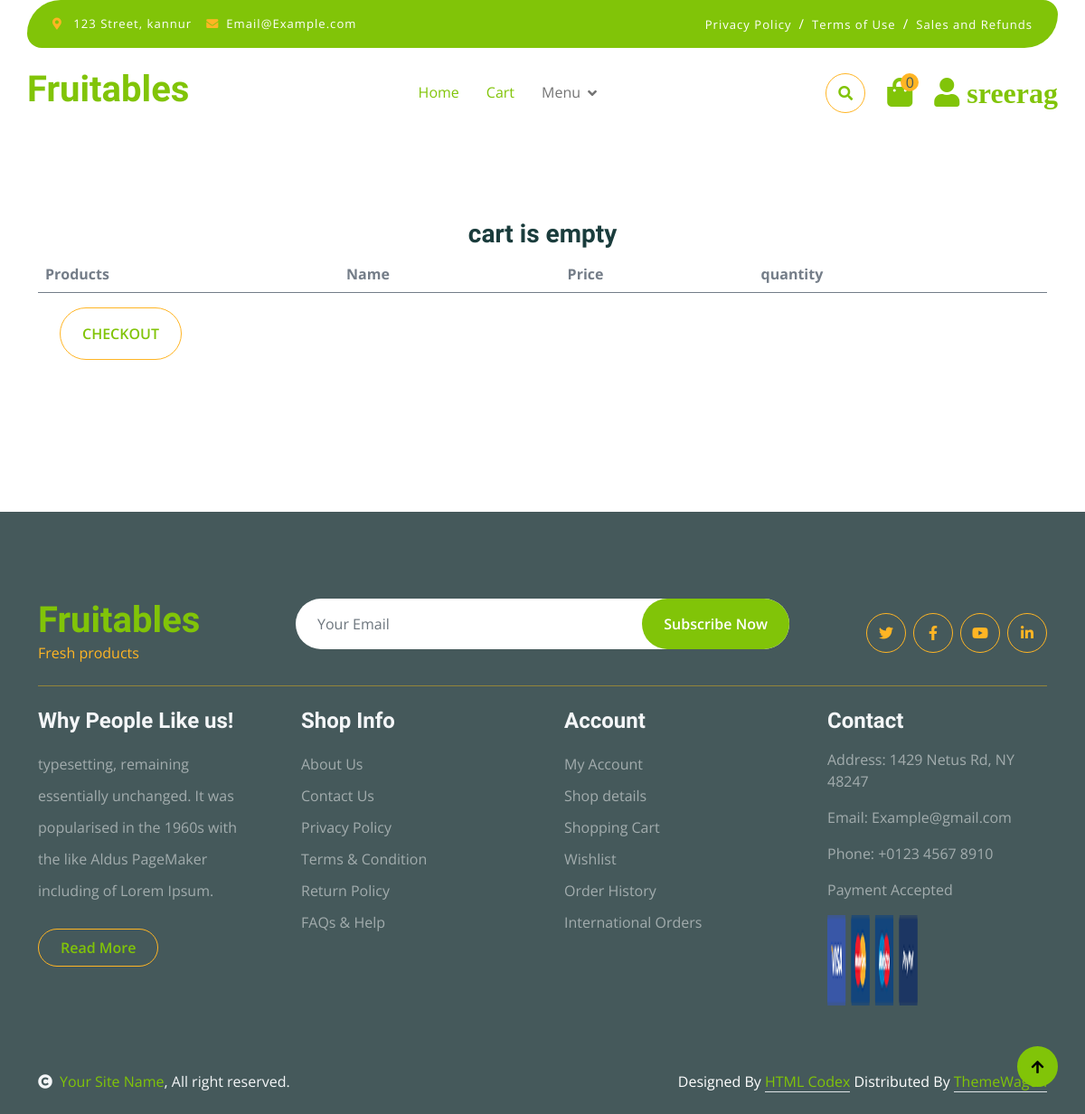
The page /cart/ (signed in) on the database as committed earlier.
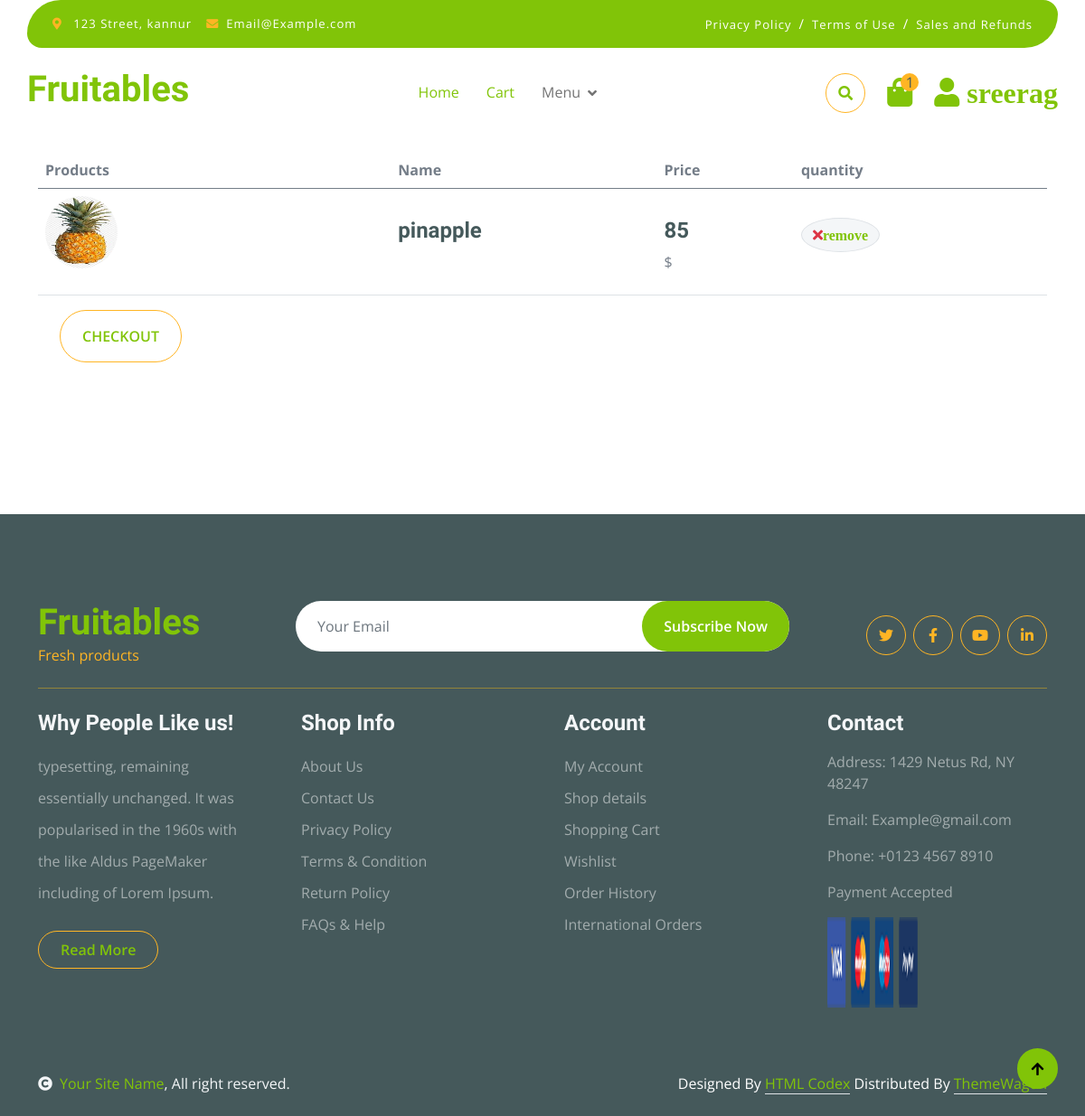
The same page on the database as committed later.
### cart/models.py (models this page shows, shortened)
class Cart(models.Model):
    product = models.ForeignKey(
        Product, on_delete=models.CASCADE, blank=True, null=True)
    user = models.ForeignKey(
        User, on_delete=models.CASCADE, blank=True, null=True)
    qty = models.IntegerField(default=1)
    total = models.IntegerField(blank=True, null=True)
    order_complted=models.BooleanField(default=False)

### app/models.py (models this page shows)
class Product(models.Model):
    name = models.CharField(max_length=50, blank=True, null=True)
    desc = models.TextField(blank=True, null=True)
    price = models.IntegerField(blank=True, null=True)
    image = models.ImageField(
        upload_to='images', default='image not available')
    thumbnails = models.ImageField(upload_to='thumbnail', blank=True)
    categ = models.ForeignKey(
        'category', on_delete=models.CASCADE, blank=True, null=True)
    created = models.DateTimeField(auto_now=True)
    def __str__(self):
        return self.name
    class Meta:
        ordering = ['-created']

### cart/views.py (the view)
# urls.py: path('',cart,name='cart'),
@login_required(login_url='login')
def cart(request, *args, **kwargs):
    cart = Cart.objects.filter(user=request.user).filter(order_complted=False)
    cart_count = cart.count()
    if cart_count == 0:
        messages.info(request, "cart is empty")
    cart_total = 0
    for i in cart:
        cart_total = cart_total+i.total
    context = {'cart': cart, 'cart_count': cart_count,
               'cart_total': cart_total}
    return render(request, 'cart.html', context)

### templates/cart.html (shortened to what this page needs)
   {% extends 'index.html' %}
   {% block cart %}
     <br>
     <br>
     <br>
   <div class="container-fluid py-5 ">
    <div class="container py-5">
        <form action="{% url 'checkout' %}" method="GET"> {% csrf_token %}
        <div class="table-responsive">
            <table class="table">
                <thead>
                  <tr>
                    <th scope="col">Products</th>
                    <th scope="col">Name</th>
                    <th scope="col">Price</th>
                    <th scope="col">quantity</th>
                  </tr>
                </thead>
                <tbody>
                    {% include "messages.html" %}
                    {% for i in cart  %}
                    <tr>
                        <th scope="row p-5">
                            <div class="d-flex align-items-center">
                                <img src="{{i.product.image.url}}" class="img-fluid me-5 rounded-circle" style="width: 80px; height: 80px;" alt="">
                            </div>
                        </th>
                        <td>
                            <p class="mb-0 mt-4"><h4>{{i.product}}</h4></p>
                        </td>
                        <td>
                            <p class="mb-0 mt-4"><h4>{{i.product.price}} </h4>$</p>
                        </td>
                        <td>
                            <button class="btn btn-md rounded-circle bg-light border mt-4" type="" >
                                <i class="fa fa-times text-danger"><a href="{% url 'remove-from-cart' i.id %}">remove</a></i>
                            </button>
                        </td>
                    </tr>
                    {% endfor %}
                </tbody>
            </table>
            <button class="btn border-secondary rounded-pill px-4 py-3 text-primary text-uppercase mb-4 ms-4" type="submit">checkout
            </button>
        </div>
    </form>
                </div>
            </div>
{% endblock cart %}

### templates/index.html (shortened to what this page needs)
{% load static %}
<!DOCTYPE html>
<html lang="en">
<head>
  <link rel="stylesheet" href="https://use.fontawesome.com/releases/v5.15.4/css/all.css" />
  <link href="https://cdn.jsdelivr.net/npm/bootstrap-icons@1.4.1/font/bootstrap-icons.css" rel="stylesheet" />
  <link href="{% static 'lib/lightbox/css/lightbox.min.css' %}" rel="stylesheet" />
  <link href="{% static 'lib/owlcarousel/assets/owl.carousel.min.css' %}" rel="stylesheet" />
  <link href="{% static 'css/bootstrap.min.css' %}" rel="stylesheet" />
  <link href="{% static 'css/style.css' %}" rel="stylesheet" />
</head>
<body>
  <div class="container-fluid fixed-top">
    <div class="container topbar bg-primary d-none d-lg-block">
      <div class="d-flex justify-content-between">
        <div class="top-info ps-2">
          <small class="me-3"><i class="fas fa-map-marker-alt me-2 text-secondary"></i>
            <a href="#" class="text-white">123 Street, kannur</a></small>
          <small class="me-3"><i class="fas fa-envelope me-2 text-secondary"></i><a href="#"
              class="text-white">Email@Example.com</a></small>
        </div>
        <div class="top-link pe-2">
          <a href="#" class="text-white"><small class="text-white mx-2">Privacy Policy</small>/</a>
          <a href="#" class="text-white"><small class="text-white mx-2">Terms of Use</small>/</a>
          <a href="#" class="text-white"><small class="text-white ms-2">Sales and Refunds</small></a>
        </div>
      </div>
    </div>
    <div class="container px-0">
      <nav class="navbar navbar-light bg-white navbar-expand-xl">
        <a href="index.html" class="navbar-brand">
          <h1 class="text-primary display-6">Fruitables</h1>
        </a>
        <div class="collapse navbar-collapse bg-white" id="navbarCollapse">
          <div class="navbar-nav mx-auto">
            <a href="{% url 'index' %}" class="nav-item nav-link active">Home</a>
            <a href="{% url 'cart' %}" class="nav-item nav-link active">Cart</a>
            <div class="nav-item dropdown">
              <a href="#" class="nav-link dropdown-toggle" data-bs-toggle="dropdown">Menu</a>
            </div>
          </div>
          <div class="d-flex m-3 me-0">
            <button class="btn-search btn border border-secondary btn-md-square rounded-circle bg-white me-4"
              data-bs-toggle="modal" data-bs-target="#searchModal">
              <i class="fas fa-search text-primary"></i>
            </button>
            <a href="{% url 'cart' %}" class="position-relative me-4 my-auto">
              <i class="fa fa-shopping-bag fa-2x"></i>
              <span
                class="position-absolute bg-secondary rounded-circle d-flex align-items-center justify-content-center text-dark px-1"
                style="top: -5px; left: 15px; height: 20px; min-width: 20px">{{cart_count}}</span>
            </a>
            <a href="{% url 'userdetails' %}" class="my-auto">
              <i class="fas fa-user fa-2x"> {{request.user}}</i>
            </a>
          </div>
        </div>
      </nav>
    </div>
  </div>
  {% include "messages.html" %}
       {% block cart %}
        {% endblock cart %}
  <div class="container-fluid bg-dark text-white-50 footer pt-5 mt-5">
    <div class="container py-5">
      <div class="pb-4 mb-4" style="border-bottom: 1px solid rgba(226, 175, 24, 0.5)">
        <div class="row g-4">
          <div class="col-lg-3">
            <a href="#">
              <h1 class="text-primary mb-0">Fruitables</h1>
              <p class="text-secondary mb-0">Fresh products</p>
            </a>
          </div>
          <div class="col-lg-6">
            <div class="position-relative mx-auto">
              <input class="form-control border-0 w-100 py-3 px-4 rounded-pill" type="number"
                placeholder="Your Email" />
              <button type="submit"
                class="btn btn-primary border-0 border-secondary py-3 px-4 position-absolute rounded-pill text-white"
                style="top: 0; right: 0">
                Subscribe Now
              </button>
            </div>
          </div>
          <div class="col-lg-3">
            <div class="d-flex justify-content-end pt-3">
              <a class="btn btn-outline-secondary me-2 btn-md-square rounded-circle" href=""><i
                  class="fab fa-twitter"></i></a>
              <a class="btn btn-outline-secondary me-2 btn-md-square rounded-circle" href=""><i
                  class="fab fa-facebook-f"></i></a>
              <a class="btn btn-outline-secondary me-2 btn-md-square rounded-circle" href=""><i
                  class="fab fa-youtube"></i></a>
              <a class="btn btn-outline-secondary btn-md-square rounded-circle" href=""><i
                  class="fab fa-linkedin-in"></i></a>
            </div>
          </div>
        </div>
      </div>
      <div class="row g-5">
        <div class="col-lg-3 col-md-6">
          <div class="footer-item">
            <h4 class="text-light mb-3">Why People Like us!</h4>
            <p class="mb-4">
              typesetting, remaining essentially unchanged. It was popularised
              in the 1960s with the like Aldus PageMaker including of Lorem
              Ipsum.
            </p>
            <a href="" class="btn border-secondary py-2 px-4 rounded-pill text-primary">Read More</a>
          </div>
        </div>
        <div class="col-lg-3 col-md-6">
          <div class="d-flex flex-column text-start footer-item">
            <h4 class="text-light mb-3">Shop Info</h4>
            <a class="btn-link" href="">About Us</a>
            <a class="btn-link" href="">Contact Us</a>
            <a class="btn-link" href="">Privacy Policy</a>
            <a class="btn-link" href="">Terms & Condition</a>
            <a class="btn-link" href="">Return Policy</a>
            <a class="btn-link" href="">FAQs & Help</a>
          </div>
        </div>
        <div class="col-lg-3 col-md-6">
          <div class="d-flex flex-column text-start footer-item">
            <h4 class="text-light mb-3">Account</h4>
            <a class="btn-link" href="">My Account</a>
            <a class="btn-link" href="">Shop details</a>
            <a class="btn-link" href="">Shopping Cart</a>
            <a class="btn-link" href="">Wishlist</a>
            <a class="btn-link" href="">Order History</a>
            <a class="btn-link" href="">International Orders</a>
          </div>
        </div>
        <div class="col-lg-3 col-md-6">
          <div class="footer-item">
            <h4 class="text-light mb-3">Contact</h4>
            <p>Address: 1429 Netus Rd, NY 48247</p>
            <p>Email: Example@gmail.com</p>
            <p>Phone: +0123 4567 8910</p>
            <p>Payment Accepted</p>
            <img src="{% static 'img/payment.png' %}" class="img-fluid" alt="" />
          </div>
        </div>
      </div>
    </div>
  </div>
  <div class="container-fluid copyright bg-dark py-4">
    <div class="container">
      <div class="row">
        <div class="col-md-6 text-center text-md-start mb-3 mb-md-0">
          <span class="text-light"><a href="#"><i class="fas fa-copyright text-light me-2"></i>Your Site
              Name</a>, All right reserved.</span>
        </div>
        <div class="col-md-6 my-auto text-center text-md-end text-white">
          Designed By
          <a class="border-bottom" href="https://htmlcodex.com">HTML Codex</a>
          Distributed By
          <a class="border-bottom" href="https://themewagon.com">ThemeWagon</a>
        </div>
      </div>
    </div>
  </div>
  <a href="#" class="btn btn-primary border-3 border-primary rounded-circle back-to-top"><i
      class="fa fa-arrow-up"></i></a>
</body>
</html>

### templates/messages.html
{% for message in messages %}
    <h3  class="mt-3"  style="display: flex;justify-content: center;color: rgb(26, 60, 60);">{{message}}</h3>
    {% endfor %}

### static/css/style.css (style rules this page uses)
.back-to-top { position: fixed; right: 30px; bottom: 30px; display: flex; width: 45px; height: 45px; align-items: center; justify-content: center; transition: 0.5s; z-index: 99; }
.btn { font-weight: 600; transition: .5s; }
.btn-md-square { width: 44px; height: 44px; }
.btn-square, .btn-sm-square, .btn-md-square, .btn-lg-square { padding: 0; display: flex; align-items: center; justify-content: center; font-weight: normal; }
.btn.border-secondary { transition: 0.5s; }
.fixed-top { transition: 0.5s; background: var(--bs-white); border: 0; }
.topbar { padding: 20px; border-radius: 230px 100px; }
.topbar .top-info { font-size: 15px; line-height: 0; letter-spacing: 1px; display: flex; align-items: center; }
.topbar .top-link { font-size: 15px; line-height: 0; letter-spacing: 1px; display: flex; align-items: center; }
.topbar .top-link a { letter-spacing: 1px; }
.navbar .navbar-nav .nav-link { padding: 10px 15px; font-size: 16px; transition: .5s; }
.navbar { height: 100px; border-bottom: 1px solid rgba(255, 255, 255, .1); }
.navbar .navbar-nav .nav-link:hover, .navbar .navbar-nav .nav-link.active, .fixed-top.bg-white .navbar .navbar-nav .nav-link:hover, .fixed-top.bg-white .navbar .navbar-nav .nav-link.active { color: var(--bs-primary); }
.navbar .dropdown-toggle::after { border: none; content: "\f107"; font-family: "Font Awesome 5 Free"; font-weight: 700; vertical-align: middle; margin-left: 8px; }
.img-fluid { width: 100px; height: 100px; }
.footer .footer-item .btn-link { line-height: 35px; color: rgba(255, 255, 255, .5); transition: 0.5s; }
.footer .footer-item p.mb-4 { line-height: 35px; }

Rows that differ between the two databases and show on the page:
added Cart: product.image (picture), product "pinapple", product.price "85"
Other text that changed with them:
{{ cart_count }}: "0" → "1"
list line gone: "cart is empty"
